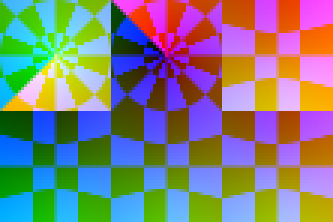
#> input picture reference/samples/pano_test_atlas_f37.png, 111 x 74 px (shown 3 times larger)
$ python place_billboard.py samples/pano_test_atlas_f37.png out.png
#> lines starting #> are read from the running program, lines starting #| are printed output that depends on the picture
#!/usr/bin/env python3
"""
Project a flat image into an equirectangular sky panorama as a "billboard":
a flat poster hanging in the sky, facing the player. Seen in game it is a clean,
undistorted rectangle at any size - no trapezoid, no stretch.

Uses the same panorama convention as sky_convert.py (x = 0 on the SW cube
corner, face centres at W/8, 3W/8, 5W/8, 7W/8 for W, N, E, S), so the output
lines up with panoramas made by that script.

    python place_billboard.py image.png layer.png --height 60 --facing north
    python place_billboard.py image.png out.png --height 60 --over day_pano.png

Options:
    --height DEG     angular height of the image, measured through its centre
    --bottom DEG     elevation of the bottom edge's midpoint (default 5)
    --facing DIR     north | east | south | west   (centred on that cube face)
    --yaw DEG        or an exact yaw instead (0 = north, 90 = east)
    --pano-width N   panorama width (default 8192; height is half)
    --over PANO      composite onto this panorama instead of writing a
                     transparent layer

Without --over the output is a transparent PNG the size of the panorama. In GIMP
use File > Open as Layers on top of your panorama; it lands already aligned.
"""
import argparse, math
import numpy as np
from PIL import Image

YAW0 = -135.0
FACING = {"west": -90.0, "north": 0.0, "east": 90.0, "south": 180.0}


def direction(lam, phi):
    return np.stack([np.sin(lam) * np.cos(phi), np.sin(phi), -np.cos(lam) * np.cos(phi)], -1)


def bilinear_rgba(img, x, y):
    H, W = img.shape[:2]
    x0 = np.floor(x).astype(np.int64); y0 = np.floor(y).astype(np.int64)
    fx = (x - x0)[..., None]; fy = (y - y0)[..., None]
    def g(xx, yy):
        inside = (xx >= 0) & (xx < W) & (yy >= 0) & (yy < H)
        out = np.zeros(xx.shape + (4,), np.float32)
        out[inside] = img[yy[inside], xx[inside]]
        return out                                   # outside the image = transparent
    return (g(x0, y0) * (1 - fx) + g(x0 + 1, y0) * fx) * (1 - fy) + \
           (g(x0, y0 + 1) * (1 - fx) + g(x0 + 1, y0 + 1) * fx) * fy


def render(src, W, yaw, phic, beta):
#> called with W = 8192, yaw = 0, phic = 35, beta = 60
    H = W // 2
    IH0, IW0 = src.shape[:2]
#> IH0 = 74; IW0 = 111
    aspect = IW0 / IH0
#> aspect = 1.5
    h = math.tan(math.radians(beta / 2))             # half-height on the tangent plane
    w = h * aspect                                   # half-width, keeps true aspect
#> w = 0.866

    # Pre-shrink so bilinear sampling doesn't alias: match the centre's pixel density.
    target_h = max(8, int(round(2 * h * H / math.pi)))
    if target_h < IH0:
        im = Image.fromarray(src.astype(np.uint8), "RGBA").resize(
            (max(8, int(round(target_h * aspect))), target_h), Image.LANCZOS)
        src = np.asarray(im).astype(np.float32)
    IH, IW = src.shape[:2]
#> IH = 74; IW = 111
    # premultiply alpha so transparent edges don't fringe
    src = src.copy(); src[..., :3] *= src[..., 3:4] / 255.0

    lc, pc = math.radians(yaw), math.radians(phic)
    c = direction(np.float64(lc), np.float64(pc))
    r = np.array([math.cos(lc), 0.0, math.sin(lc)])                           # screen-right
    u = np.array([-math.sin(lc) * math.sin(pc), math.cos(pc), math.cos(lc) * math.sin(pc)])  # screen-up

    layer = np.zeros((H, W, 4), np.float32)
    lam = np.radians(YAW0 + (np.arange(W) + 0.5) / W * 360.0)
    top_row = max(0, int((90 - min(90, phic + beta)) / 180 * H) - 2)
    bot_row = min(H, int((90 - max(-90, phic - beta)) / 180 * H) + 2)
    for y0 in range(top_row, bot_row, 256):
        ys = np.arange(y0, min(bot_row, y0 + 256))
        phi = np.radians(90.0 - (ys + 0.5) / H * 180.0)
        L, P = np.meshgrid(lam, phi)
        d = direction(L, P)
        k = d @ c
        front = k > 1e-6
        p = np.where(front[..., None], d / np.where(front, k, 1.0)[..., None], 0)
        s, t = p @ r, p @ u
        ix = (s / w + 1) / 2 * IW - 0.5
        iy = (1 - t / h) / 2 * IH - 0.5
        block = bilinear_rgba(src, ix, iy)
        block[~front] = 0
        layer[ys] = block
    # un-premultiply
    a = layer[..., 3:4]
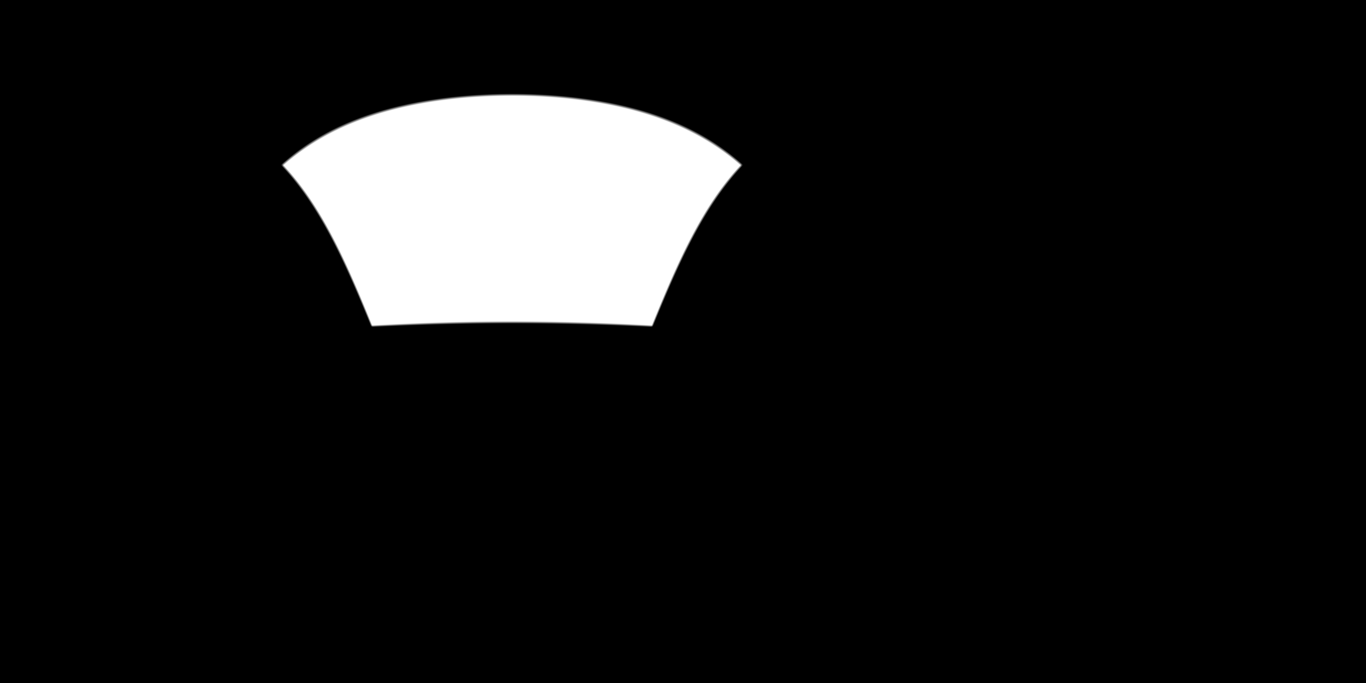
#> a: shape (4096, 8192, 1) float32 (shown at 1/6 size); min 0, max 255, mean 21.9
    layer[..., :3] = np.where(a > 0, layer[..., :3] * 255.0 / np.maximum(a, 1e-6), 0)
    return np.clip(layer, 0, 255)


def main():
    ap = argparse.ArgumentParser(description=__doc__, formatter_class=argparse.RawDescriptionHelpFormatter)
    ap.add_argument("image"); ap.add_argument("output")
    ap.add_argument("--height", type=float, default=60.0)
    ap.add_argument("--bottom", type=float, default=5.0)
    ap.add_argument("--facing", choices=FACING, default="north")
    ap.add_argument("--yaw", type=float, default=None)
    ap.add_argument("--pano-width", type=int, default=8192)
    ap.add_argument("--over", default=None)
    a = ap.parse_args()

    if not 5 <= a.height <= 120:
        raise SystemExit("--height should be between 5 and 120 degrees")
    yaw = a.yaw if a.yaw is not None else FACING[a.facing]
    phic = a.bottom + a.height / 2
    if phic + a.height / 2 > 89:
        raise SystemExit("image would reach the zenith; lower --bottom or --height")

    src = np.asarray(Image.open(a.image).convert("RGBA")).astype(np.float32)
    W = a.pano_width
    if a.over:
        base = Image.open(a.over).convert("RGBA")
        W = base.size[0]
    layer = render(src, W, yaw, phic, a.height)
    out = Image.fromarray(layer.astype(np.uint8), "RGBA")
    if a.over:
        base.alpha_composite(out); out = base.convert("RGB")
#> (the run stopped early here; a loop or call above may not have finished)
